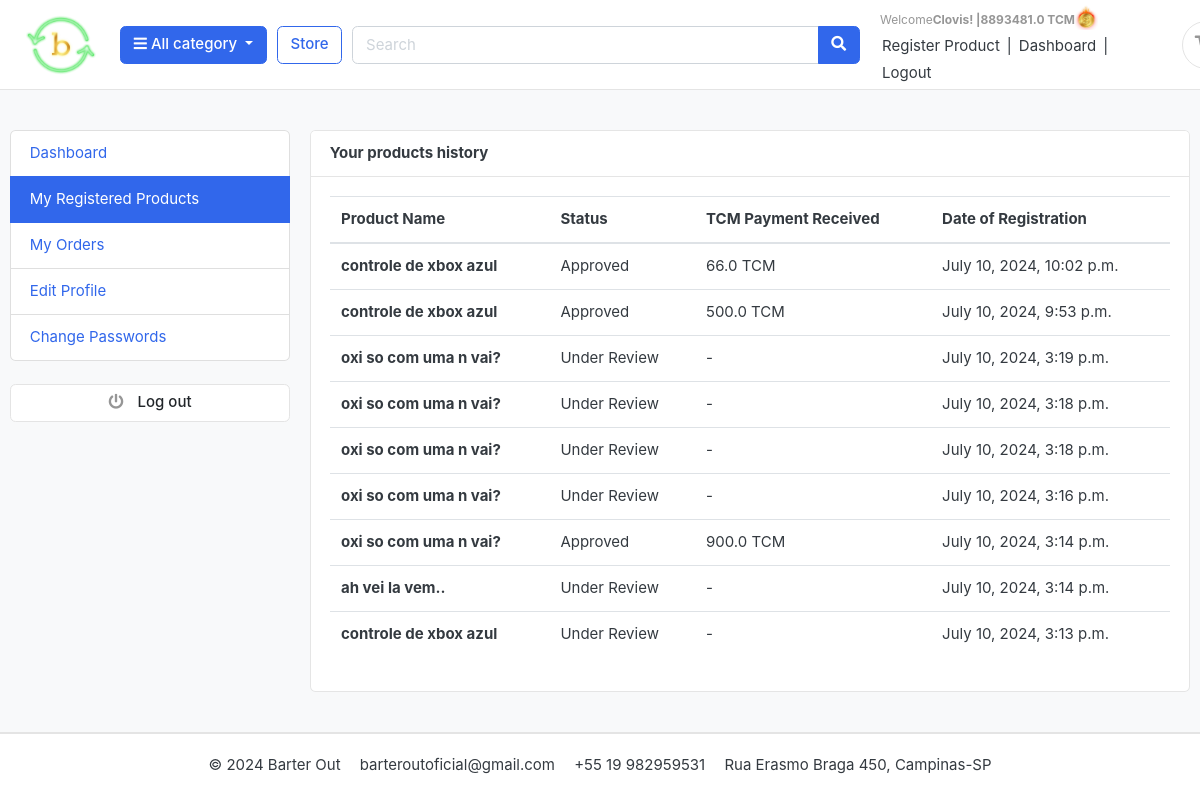
The app's page /accounts/my_registered_products/ (signed in) with its own data.
### accounts/models.py (models this page shows, shortened)
class Account(AbstractBaseUser):
    first_name = models.CharField(max_length=50)
    last_name = models.CharField(max_length=50)
    username = models.CharField(max_length=50, blank=True, null=True)
    email = models.EmailField(max_length=100, unique=True)
    phone_number = models.CharField(max_length=50, blank=True)
    document = models.CharField(max_length=15, unique=True)
    address = models.CharField(max_length=100, blank=True, null=True)
    TCM_wallet = models.FloatField(default=0, editable=True)
    date_joined = models.DateTimeField(auto_now_add=True)
    last_login = models.DateTimeField(auto_now=True)
    is_admin = models.BooleanField(default=False)
    is_staff = models.BooleanField(default=False)
    is_active = models.BooleanField(default=False)
    is_superadmin = models.BooleanField(default=False)
    USERNAME_FIELD = 'email'
    REQUIRED_FIELDS = ['username', 'first_name',
                       'last_name', 'document', 'address', 'phone_number',]
    objects = MyAccountManager()

### store/models.py (models this page shows, shortened)
class UserProduct(models.Model):
    product_name = models.CharField(max_length=80)
    category = models.ForeignKey(Category, on_delete=models.CASCADE, null=True)
    description = models.TextField()
    created_by = models.ForeignKey(Account, on_delete=models.CASCADE)
    approved = models.BooleanField(default=None, null=True)
    rejected = models.BooleanField(default=None, null=True)
    tcm_payment = models.FloatField(null=True, blank=True)
    created_date = models.DateTimeField(auto_now_add=True)
    user_confirmation = models.BooleanField(null=True, blank=True)  # New field to track user confirmation

### accounts/views.py (the view)
# urls.py: path('my_registered_products/', views.my_registered_products, name='my_registered_products'),
@login_required(login_url='login')
def my_registered_products(request):
    user_products = UserProduct.objects.filter(
        created_by=request.user).order_by('-created_date')
    context = {
        'user_products': user_products,
    }
    return render(request, 'accounts/my_registered_products.html', context)

### accounts/context_processors.py (called while the page is built)
def tcm_wallet(request):
    TCM_wallet = 0  # Valor padrão se o usuário não estiver logado ou se não houver TCM_wallet definido
    if request.user.is_authenticated:
        user = Account.objects.get(pk=request.user.pk)
        TCM_wallet = user.TCM_wallet
    return {'TCM_wallet': TCM_wallet}

### carts/context_processors.py (called while the page is built)
def counter(request):
    cart_count = 0
    if 'admin' in request.path:
        return {}
    else:
        try:
            cart = Cart.objects.filter(cart_id=_cart_id(request))
            if request.user.is_authenticated:
                cart_items = CartItem.objects.all().filter(user=request.user)
            else:
                cart_items = CartItem.objects.all().filter(cart=cart[:1])
            for cart_item in cart_items:
                cart_count += cart_item.quantity
        except Cart.DoesNotExist:
            cart_count = 0
    return dict(cart_count=cart_count)

### carts/views.py (called while the page is built)
def _cart_id(request):
    cart = request.session.session_key
    if not cart:
        cart = request.session.create()
    return cart

### category/context_processors.py (called while the page is built)
def menu_links(request):
    links = Category.objects.all()
    return dict(links=links)

### category/models.py (called while the page is built)
    def get_url(self):
        return reverse('products_by_category', args=[self.slug])

### templates/accounts/my_registered_products.html (shortened to what this page needs)
{% extends 'base.html' %}
{% block content %}
<section class="section-conten padding-y bg">
<div class="container">
	<div class="row">
	{% include 'includes/dashboard_sidebar.html' %}
	<main class="col-md-9">
		<article class="card">
		<header class="card-header">
			<strong class="d-inline-block mr-3">Your products history</strong>
		</header>
		<div class="card-body">
			<div class="row">
			<div class="col-md-12">
				<table class="table table-hover">
				  <thead>
				    <tr>
				      <th scope="col">Product Name</th>
				      <th scope="col">Status</th>
				      <th scope="col">TCM Payment Received</th>
					  <th scope="col">Date of Registration</th>
				    </tr>
				  </thead>
				  <tbody>
					{% for user_product in user_products %}
				        <tr>
				            <th scope="row">{{ user_product.product_name }}</th>
							{% if user_product.approved is True %}
				            	<td>Approved</td>
							{% elif user_product.approved is not True and user_product.rejected is not True %}
				            	<td>Under Review</td>
							{% else %}
								<td>Rejected</td>
							{% endif %}
							{% if user_product.tcm_payment is not None %}
				            	<td>{{ user_product.tcm_payment }} TCM</td>
							{% else %}
				            	<td>-</td>
							{% endif %}
				            <td>{{ user_product.created_date }}</td>
				        </tr>
				    {% endfor %}
				  </tbody>
				</table>
			</div>
			</div>
		</div>
		</article>
	</main>
</div>
</div>
</section>
{% endblock %}

### templates/includes/navbar.html (shortened to what this page needs)
{% load static %}
<header class="section-header">
    <section class="header-main border-bottom">
        <div class="container">
            <div class="row align-items-center navbar-padding-right">
                <div class="col-md-1">
                    <a href="/" class="brand-wrap"><img class="logo-da-day" src="{% static './images/BARTER_OUT_logo.png' %}"></a>
                </div>
                <div class="col-lg col-sm col-md col-6 flex-grow-0">
                    <div class="category-wrap dropdown d-inline-block float-right">
                        <button type="button" class="btn btn-primary dropdown-toggle" data-toggle="dropdown">
                            <i class="fa fa-bars"></i> All category
                        </button>
                    </div>
                </div>
                <a href="{% url 'store' %}" class="btn btn-outline-primary">Store</a>
                <div class="col-lg col-md-6 col-sm-6">
                    <form action="{% url 'search' %}" class="search" method="GET">
                        <div class="input-group w-100">
                            <input type="text" class="form-control" style="width:60%;" placeholder="Search" name="keyword">
                            <div class="input-group-append">
                                <button class="btn btn-primary" type="submit">
                                    <i class="fa fa-search"></i>
                                </button>
                            </div>
                        </div>
                    </form>
                </div>
                <div class="col-lg-3 col-sm-6 col-8 order-2 order-lg-3 nav-options">
                    <div class="d-flex justify-content-end mb-3 mb-lg-0 nav-options">
                        {% if user.id is None %}
                            <div class="widget-header">
                                <small class="title text-muted">Welcome guest!</small>
                                <div>
                                    <a href="{% url 'login' %}">Sign in</a> <span class="dark-transp"> | </span>
                                    <a href="{% url 'register' %}">Register</a>
                                </div>
                            </div>
                        {% else %}
                            <div class="widget-header">
                                <small class="title text-muted">
                                    Welcome    <b>  {{ user.first_name }}!  |</b>
                                    <b>  {{ TCM_wallet }} TCM</b>
                                    <span class="tcm-icon-container">
                                        <img class="tcm-icon" src="{% static 'images/BARTER_OUT.png' %}" alt="TCM Icon">
                                    </span>
                                </small>
                                <div class="widget-links">
                                    <a href="{% url 'register_product' %}">Register Product</a>
                                    <span class="dark-transp"> | </span>
                                    <a href="{% url 'dashboard' %}">Dashboard</a>
                                    <span class="dark-transp"> | </span>
                                    <a href="{% url 'logout' %}">Logout</a>
                                </div>
                            </div>
                        {% endif %}
                        <a href="{% url 'cart' %}" class="widget-header pl-3 ml-4">
                            <div class="icon icon-sm rounded-circle border"><i class="fa fa-shopping-cart"></i></div>
                        </a>
                    </div>
                </div>
            </div>
        </div>
    </section>
</header>

### static/css/ui.css (style rules this page uses)
html { font-family: "Inter", sans-serif; font-size: 15px; }
.icon-xs, .icon-sm, .icon-md, .icon-lg { display: inline-block; text-align: center; flex-shrink: 0; flex-grow: 0; }
.icon-sm { width: 48px; height: 48px; line-height: 48px !important; font-size: 20px; }
.padding-y { padding-top: 40px; padding-bottom: 40px; }
article:after, .form-group:after { display: block; clear: both; content: ""; }
.bg { background-color: #f8f9fa; }
.header-main { position: relative; padding-top: 1rem; padding-bottom: 1rem; }
.widget-header { display: inline-block; vertical-align: middle; position: relative; }
.widget-header a { color: #343a40; }
.widget-header i { color: #969696; }
.widget-header .title { display: block; }

### static/css/custom.css (style rules this page uses)
.logo-da-day { height: 60px; width: 72px; }
.header-main.border-bottom { height: 90px; padding: 0 15px; display: flex; align-items: center; justify-content: space-between; }
.widget-header { display: flex; flex-direction: column; align-items: flex-start; justify-content: center; }
.title.text-muted { display: flex; align-items: center; }
.tcm-icon-container { display: inline-block; vertical-align: middle; }
.tcm-icon { width: 23px; height: 30; max-height: 30px; margin-left: 5px; vertical-align: middle; padding-bottom: 5px; margin: 0; }
.widget-links { display: flex; flex-wrap: wrap; align-items: center; gap: 5px; }
.widget-links a { margin: 0 2px; }
.nav-options .widget-header { margin-right: 20px; }
.nav-options .widget-header:last-child { margin-right: 0; }

### records on screen
Account: first_name "Clovis", TCM_wallet "8893481.0"
UserProduct: product_name "controle de xbox azul", approved "Approved", tcm_payment "66.0", created_date "July 10, 2024, 10:02 p.m."
UserProduct: product_name "controle de xbox azul", approved "Approved", tcm_payment "500.0", created_date "July 10, 2024, 9:53 p.m."
UserProduct: product_name "oxi so com uma n vai?", shows "Under Review", created_date "July 10, 2024, 3:19 p.m."
UserProduct: product_name "oxi so com uma n vai?", shows "Under Review", created_date "July 10, 2024, 3:18 p.m."
UserProduct: product_name "oxi so com uma n vai?", shows "Under Review", created_date "July 10, 2024, 3:18 p.m."
UserProduct: product_name "oxi so com uma n vai?", shows "Under Review", created_date "July 10, 2024, 3:16 p.m."
UserProduct: product_name "oxi so com uma n vai?", approved "Approved", tcm_payment "900.0", created_date "July 10, 2024, 3:14 p.m."
UserProduct: product_name "ah vei la vem..", shows "Under Review", created_date "July 10, 2024, 3:14 p.m."
UserProduct: product_name "controle de xbox azul", shows "Under Review", created_date "July 10, 2024, 3:13 p.m."
